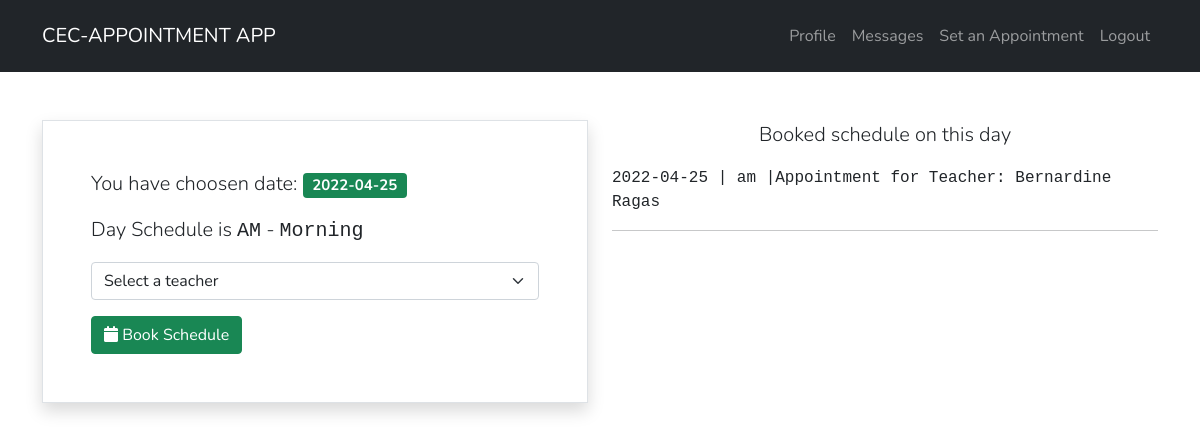
Page /student-views/create-appointment.php?date=2022-04-25&&time=am (signed in) on the committed database.
### tables this page shows
CREATE TABLE `schedules` (
  `id` int(11) NOT NULL,
  `student_id` int(11) NOT NULL,
  `date` date NOT NULL,
  `time` varchar(255) NOT NULL,
  `teacher_id` int(11) NOT NULL,
  `status` varchar(255) NOT NULL DEFAULT 'not approved'
);

CREATE TABLE `teachers` (
  `id` int(11) NOT NULL,
  `fullname` varchar(255) NOT NULL,
  `contact` varchar(255) NOT NULL,
  `username` varchar(255) NOT NULL,
  `password` varchar(255) NOT NULL
);

### functions/user-logic.php (called while the page is built, shortened)
<?php
function show($table_name)
{
    $conn = connect();
    $sql = "SELECT  * FROM $table_name ORDER BY id DESC";
    $result = $conn->query($sql);
    if ($result->num_rows > 0) {
        $rows = array();
        while ($row  = $result->fetch_assoc()) {
            $rows[] = $row;
        }
        return $rows;
    } else {
        return FALSE;
    }
}
function show_data($table_name, $pk, $id)
{
    $conn = connect();
    $sql = "SELECT * FROM $table_name WHERE $pk = '$id'";
    $result = $conn->query($sql);
    if ($result == TRUE) {
        return $result->fetch_assoc();
    }
}
function show_specific_date_booking($id,$date)
{
    $conn = connect();
    $sql = "SELECT * FROM schedules WHERE student_id = '$id' AND date = '$date'";
    $result = $conn->query($sql);
    if ($result->num_rows > 0) {
        $rows = array();
        while ($row  = $result->fetch_assoc()) {
            $rows[] = $row;
        }
        return $rows;
    } else {
        return FALSE;
    }
}

### student-views/create-appointment.php (the view, shortened to what this page needs)
<?php include '../html/head.html';
include '../functions/user-logic.php';
include 'navbar.php';
?>
<main class="py-5">
    <div class="container">
        <div class="row">
            <div class="col">
                <div class="border p-5 shadow">
                    <p class="lead">
                        You have choosen date: <span class="badge bg-success"> <?php echo $_GET['date'] ?></span>
                    </p>
                    <p class="lead">Day Schedule is <span class="font-monospace text-uppercase"><?php echo $_GET['time'] ?></span>
                        <?php if ($_GET['time'] == 'am') : ?>
                            - <span class="font-monospace">Morning</span>
                        <?php else : ?>
                            - <span class="font-monospace">Afternoon</span>
                        <?php endif; ?>
                    </p>
                    <form action="" method="post">
                        <select name="teacher" id="" class="form-select mb-3">
                            <option value="" selected disabled hidden>Select a teacher</option>
                            <?php foreach (show('teachers') as $row) : ?>
                                <option value="<?php echo $row['id'] ?>"><?php echo $row['fullname'] ?></option>
                            <?php endforeach; ?>
                        </select>
                        <button type="submit" name="book_date" class="btn btn-success"> <i class="fas fa-calendar    "></i> Book Schedule </button>
                    </form>
                </div>
            </div>
            <div class="col">
                <p class="lead text-center">Booked schedule on this day</p>
                <?php
                        $sched = show_specific_date_booking($_SESSION['id'], $_GET['date']);
                  if(!empty($sched)):
                        foreach ($sched as $row) : ?>
                            <p class="font-monospace"><?php echo $row['date'] ?> | <?php echo $row['time'] ?> |Appointment for Teacher: <?php echo show_data('teachers','id',$row['teacher_id'])['fullname'] ?></p>
                            <hr>
                        <?php endforeach; ?>
                <?php endif; ?>
            </div>
        </div>
    </div>
</main>

### rows in the picture
schedules: date "2022-04-25", time "am", teacher.fullname "Bernardine Ragas"

### other values in the picture
$app_name "CEC-APPOINTMENT APP"
$_GET['date'] "2022-04-25"
$_GET['time'] "AM"
